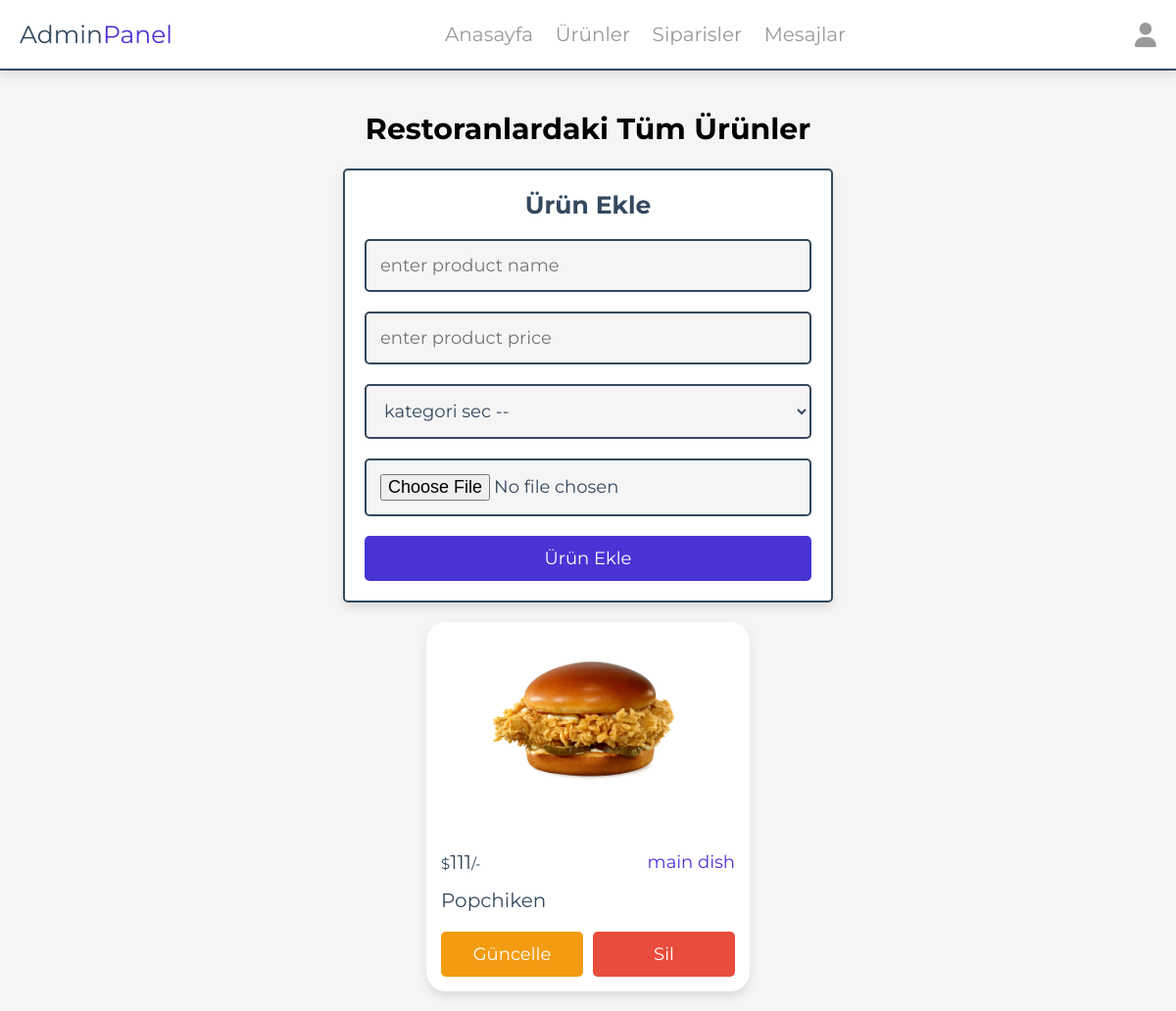
Page /admin/products.php (signed in) on the committed database.
### tables this page shows
CREATE TABLE `products` (
  `id` int(11) NOT NULL,
  `name` varchar(100) NOT NULL,
  `category` varchar(100) NOT NULL,
  `price` int(11) NOT NULL,
  `image` varchar(100) NOT NULL,
  `admin_id` int(11) DEFAULT NULL
);

### admin/products.php (the view, shortened to what this page needs)
<?php
include '../components/connect.php';
$admin_id = $_SESSION['admin_id'] ?? null;
?>
<!DOCTYPE html>
<html lang="en">
<head>
   <link rel="stylesheet" href="https://cdnjs.cloudflare.com/ajax/libs/font-awesome/6.1.1/css/all.min.css">
   <link rel="stylesheet" href="../css/admin_style.css">
</head>
<body>
<?php include '../components/admin_header.php' ?>
<section class="add-products">
   <h1 style="text-align:center;line-height: 80px; font-size: 30px;">Restoranlardaki Tüm Ürünler</h1>
   <?php
      if($admin_id != 1){
   ?>
   <form action="" method="POST" enctype="multipart/form-data">
      <h3>Ürün Ekle</h3>
      <input type="text" required placeholder="enter product name" name="name" maxlength="100" class="box">
      <input type="number" min="0" max="9999999999" required placeholder="enter product price" name="price" onkeypress="if(this.value.length == 10) return false;" class="box">
      <select name="category" class="box" required>
         <option value="" disabled selected>kategori sec --</option>
      </select>
      <input type="file" name="image" class="box" accept="image/jpg, image/jpeg, image/png, image/webp" required>
      <input type="submit" value="Ürün Ekle" name="add_product" class="btn">
   </form>
   <?php } ?>
</section>
<section class="show-products" style="padding-top: 0;">
   <div class="box-container">
   <?php
      if ($admin_id == 1) {
         $show_products = $conn->prepare("SELECT * FROM `products`");
         $show_products->execute();
      } else {
         $show_products = $conn->prepare("SELECT * FROM `products` WHERE admin_id = ?");
         $show_products->execute([$admin_id]);
      }
      if($show_products->rowCount() > 0){
         while($fetch_products = $show_products->fetch(PDO::FETCH_ASSOC)){
   ?>
   <div class="box" style ="border-radius: 20px; border: 1px">
      <img src="../uploaded_img/<?= $fetch_products['image']; ?>" alt="">
      <div class="flex">
         <div class="price"><span>$</span><?= $fetch_products['price']; ?><span>/-</span></div>
         <div class="category"><?= $fetch_products['category']; ?></div>
      </div>
      <div class="name"><?= $fetch_products['name']; ?></div>
      <div class="flex-btn">
         <a href="update_product.php?update=<?= $fetch_products['id']; ?>" class="option-btn">Güncelle</a>
         <a href="products.php?delete=<?= $fetch_products['id']; ?>" class="delete-btn" onclick="return confirm('Bu ürünü silmek istediğine emin misin?');">Sil</a>
      </div>
   </div>
   <?php
         }
      }else{
         echo '<p class="empty">Henüz Bir Ürün Eklenmedi!</p>';
      }
   ?>
   </div>
</section>
</body>
</html>

### css/admin_style.css (style rules this page uses)
:root { --main-color:#4834d4; --red:#e74c3c; --orange:#f39c12; --black:#34495e; --white:#fff; --light-bg:#f5f5f5; --light-color:#999; --border:.2rem solid var(--black); --box-shadow:0 .5rem 1rem rgba(0,0,0,.1); }
* { font-family: 'Montserrat', sans-serif; margin:0; padding:0; box-sizing: border-box; text-decoration: none; outline: none; border:none; }
html { font-size: 62.5%; overflow-x: hidden; }
body { background-color: var(--light-bg); }
section { max-width: 1200px; margin:0 auto; padding:2rem; }
.btn, .delete-btn, .option-btn { display: block; margin-top: 1rem; border-radius: .5rem; cursor: pointer; width: 100%; font-size: 1.8rem; color:var(--white); padding:1.2rem 3rem; text-transform: capitalize; text-align: center; }
.btn { background-color: var(--main-color); }
.delete-btn { background-color: var(--red); }
.option-btn { background-color: var(--orange); }
.flex-btn { display: flex; gap:1rem; }
.add-products form { margin:0 auto; max-width: 50rem; background-color: var(--white); border-radius: .5rem; box-shadow: var(--box-shadow); border:var(--border); padding:2rem; text-align: center; }
.add-products form h3 { margin-bottom: 1rem; font-size: 2.5rem; color:var(--black); text-transform: capitalize; }
.add-products form .box { background-color: var(--light-bg); border:var(--border); width: 100%; padding:1.4rem; font-size: 1.8rem; color:var(--black); border-radius: .5rem; margin: 1rem 0; }
.show-products .box-container { display: grid; grid-template-columns: repeat(auto-fit, 33rem); gap:1.5rem; justify-content: center; align-items: flex-start; }
.show-products .box-container .box { background-color: var(--white); border-radius: .5rem; box-shadow: var(--box-shadow); border:var(--border); padding:1.5rem; }
.show-products .box-container .box img { width: 100%; height: 20rem; object-fit: contain; margin-bottom: 1rem; }
.show-products .box-container .box .name { font-size: 2rem; color:var(--black); padding:1rem 0; }
.show-products .box-container .box .flex { display: flex; align-items: center; gap:1rem; justify-content: space-between; }
.show-products .box-container .box .flex .category { font-size: 1.8rem; color:var(--main-color); }
.show-products .box-container .box .flex .price { font-size: 2rem; color:var(--black); margin:.5rem 0; }
.show-products .box-container .box .flex .price span { font-size: 1.5rem; }

### rows in the picture
products: image (picture), price "111", category "main dish", name "Popchiken"
